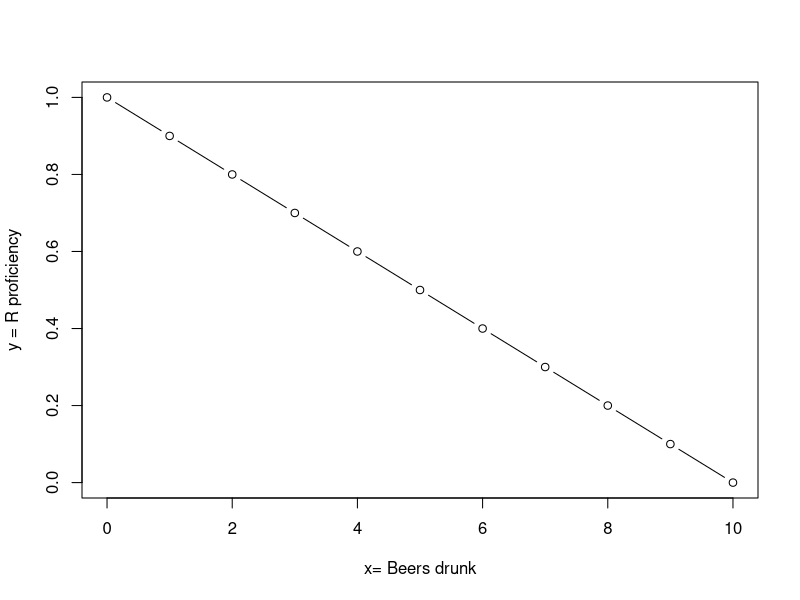
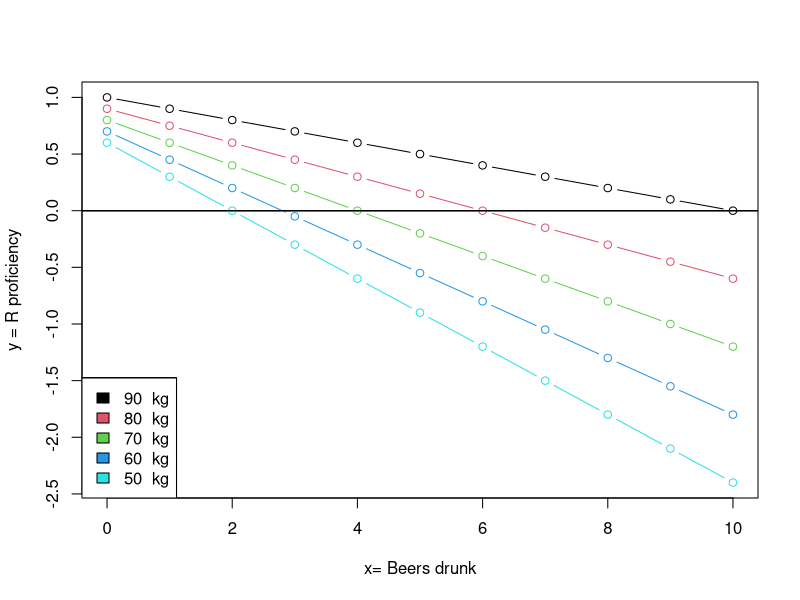
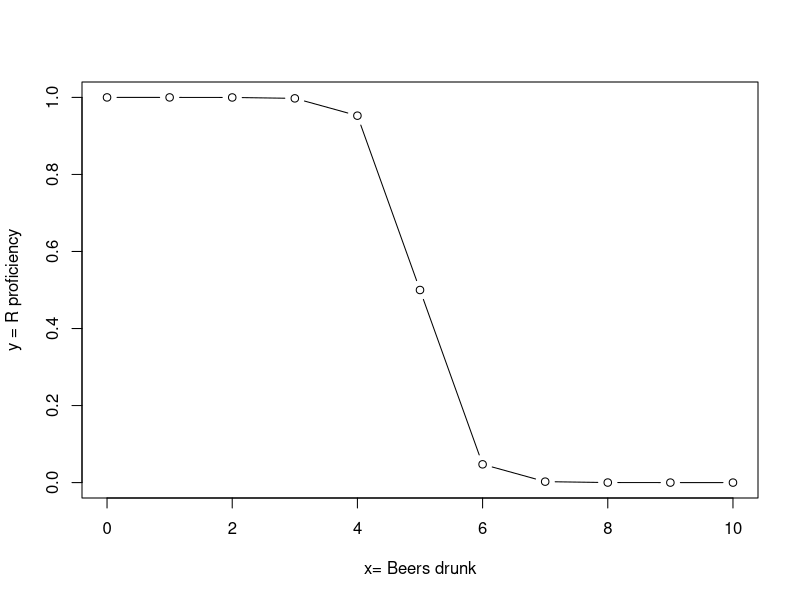
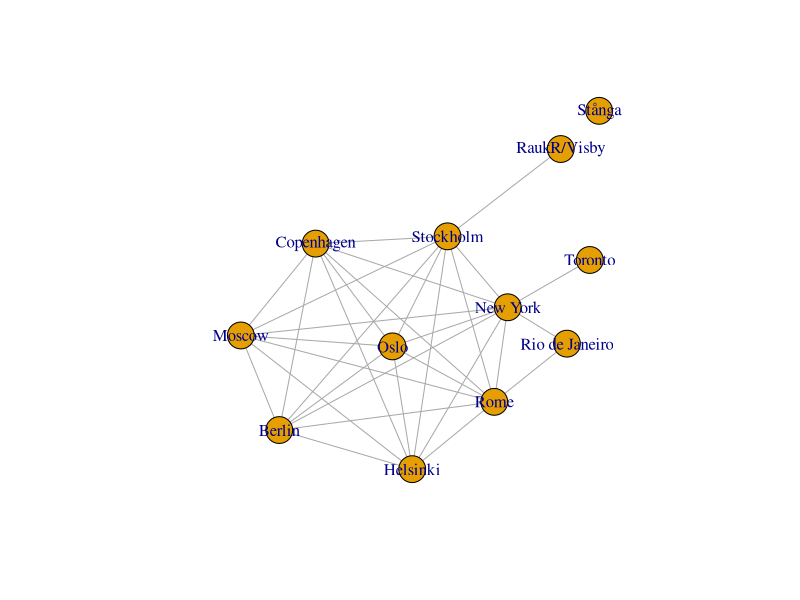
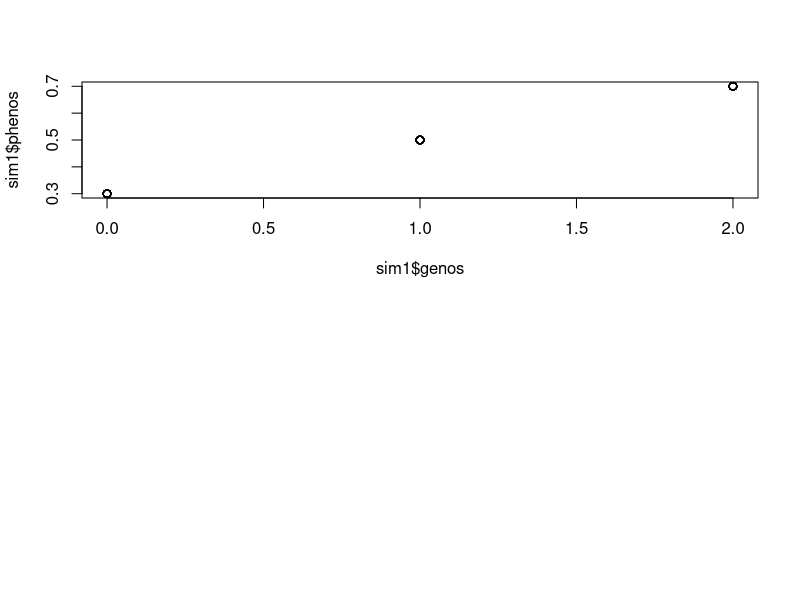
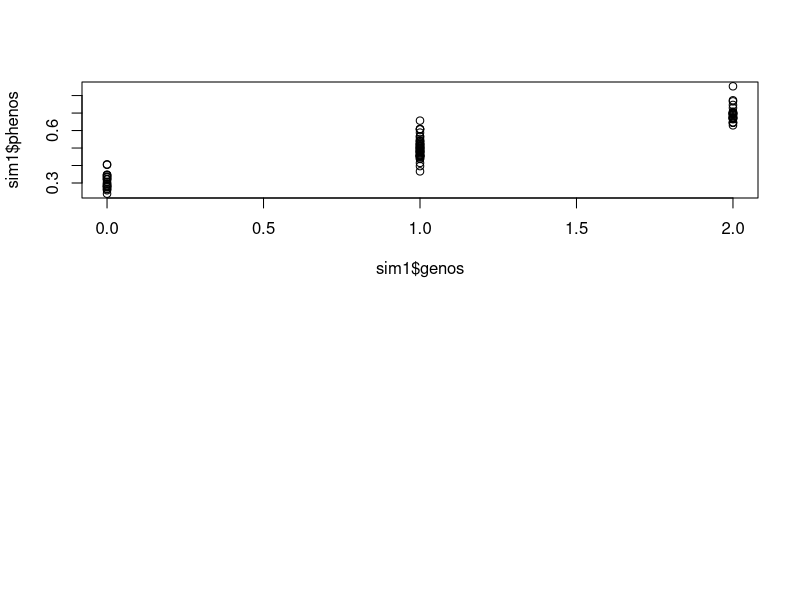
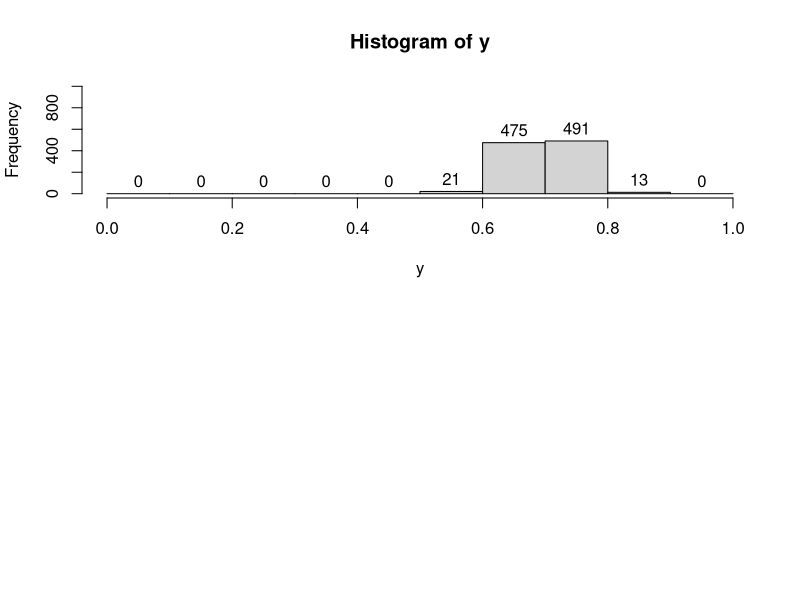

Recreate these plots in R, in order.
## ---- chunk 1

## ---- chunk 2
# load the packages you need

#library(tidyverse)
#library(ggplot2)
## ---- chunk 3
x = seq(0,10)
b0 = 1.0
b1=-0.1
y = sapply(x, function(x) x*b1 + b0)
plot(x,y, type='b', ylab = "y = R proficiency", xlab = "x= Beers drunk")
## ---- chunk 4
x= seq(0,10)
mass = c(90,80,70,60,50)
b1 = -0.55 + mass * 0.005
b0 = 0.1 + mass * 0.01
lin=function(x,k,c){
  return(k * x + c)
}
y = sapply(seq(1,5),function(i) lin(x, b1[i], b0[i]))
plot(x,y[,1], type='b', ylim = c(min(y), max(1,0,max(y))), 
     ylab = "y = R proficiency", xlab = "x= Beers drunk")
for(i in seq(2,5)){
  points(x,y[,i], type='b',col=i)
  legend("bottomleft", legend = paste(mass, " kg"), fill=seq(1,5))
  abline(h=0.0)
}
## ---- chunk 5
x = seq(0,10)
b0 = 5
b1=-3

invlogit<-function(x, k, c){
  return(1/(1+exp(-k*(x-c))))
}
y = invlogit(x, b1, b0)
plot(x,y, type='b', 
     ylab = "y = R proficiency", xlab = "x= Beers drunk")
## ---- chunk 6
require(igraph)
towns = c("RaukR/Visby", "Stockholm", "Oslo", "Helsinki","Copenhagen", "Berlin", "Rome", "Moscow", "New York","Toronto", "Rio de Janeiro", "Stånga")
adj.matrix= matrix(rep(0, length(towns)*length(towns)), nr=length(towns), dimnames=list(towns, towns))
edges=list(c("RaukR/Visby", "Stockholm"), 
           c("Stockholm", "Oslo"), c("Stockholm", "Helsinki"), c("Stockholm","Copenhagen"), c("Stockholm","Berlin"), c("Stockholm","Berlin"),c("Stockholm","Rome"),c("Stockholm", "Moscow"), c("Stockholm","New York"),
           c("Oslo", "Helsinki"), c("Oslo","Copenhagen"), c("Oslo","Berlin"), c("Oslo","Rome"), c("Oslo","Moscow"), c("Oslo","New York"),
           c("Helsinki", "Copenhagen"), c("Helsinki","Berlin"), c("Helsinki","Rome"), c("Helsinki","Moscow"), c("Helsinki","New York"),
           c("Copenhagen", "Berlin"), c("Copenhagen","Rome"), c("Copenhagen","Moscow"), c("Copenhagen","New York"),
           c("Berlin", "Rome"), c("Berlin", "Moscow"), c("Berlin", "New York"), 
           c("Rome", "Moscow"), c("Rome", "New York"), c("Rome", "Rio de Janeiro"), 
           c("Moscow", "New York"), 
           c("New York","Toronto"), c("New York","Rio de Janeiro")
)

for(i in edges){
  adj.matrix[i[1],i[2]]=1
  adj.matrix[i[2],i[1]]=1
}
g <- graph.adjacency(adj.matrix, mode="undirected")
# How to set coordinates:
# t=tkplot(g)
# Manually adjust
# paste(tk_coords(t), collapse=",")
# Copy and paste coordinate vector below
coords = matrix(c(383,274,221,240,147,112,319,75,332,411,389,420,352,256,135,0,248,43,74,147,178,230,138,394), nrow=12)
#coords = matrix(c(438,313,233,240,122,92,371,158,344,375,463,451,275,257,146,0,62,157,183,261,76,12,142,322), nrow=12)
plot(g, layout=coords)
## ---- chunk 7
#parameters
b0 = 0.3
b1 = 0.2
N=100
sim1 = data.frame(genos=round(runif(N,min=0,max=2)))

sim1$phenos = b0 + b1 * sim1$genos
par(mfrow=c(2,1))

plot(x=sim1$genos, y=sim1$phenos)
## ---- chunk 8
#parameters
b0 = 0.3
b1 = 0.2
N=100
sim1 = data.frame(genos=round(runif(N,min=0,max=2)))

sim1$phenos = b0 + b1 * sim1$genos + rnorm(N, mean=0, sd=0.05) 

par(mfrow=c(2,1))
plot(x=sim1$genos, y=sim1$phenos)
## ---- chunk 9
#parameters
b0 = 0.3
b1 = 0.2
N=1000
x = 2

y = b0 + b1 * x + rnorm(N, mean=0, sd=0.05) 

par(mfrow=c(2,1))
hist(y, frequency=TRUE, right=TRUE, breaks=seq(0,1.0, 0.1), ylim =c(0,1000), labels=TRUE)
## ---- chunk 10
b0 = 0.3
b1 = 0.2
y = c(0.7, 0.8)

res = y - (b0 + b1 * x) # = c(0, 0.1)
paste("residuals = c(",res[1], ", ", res[2],")")

paste("Pr[y in (0.7, 0.8) = ",pnorm(res[1], sd=0.05) - pnorm(res[2], sd=0.05))
## ---- chunk 11
R.version
## ---- chunk 12
